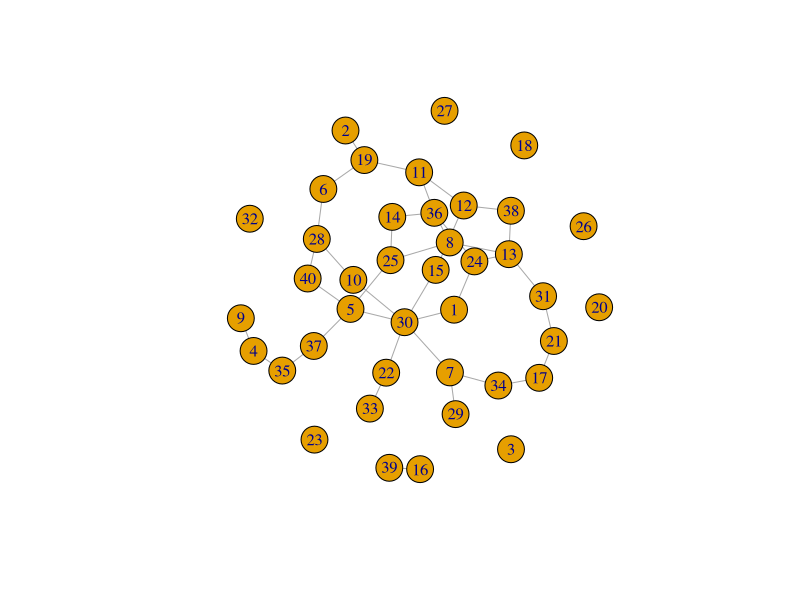
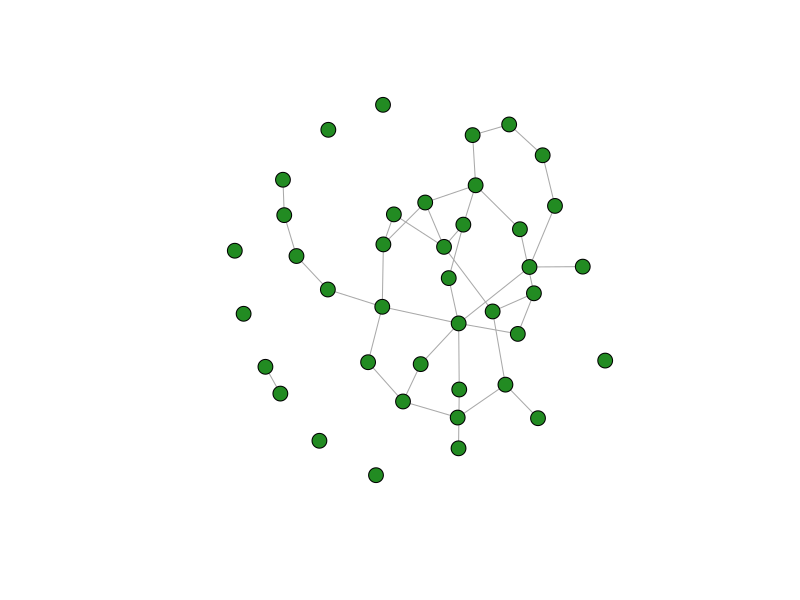
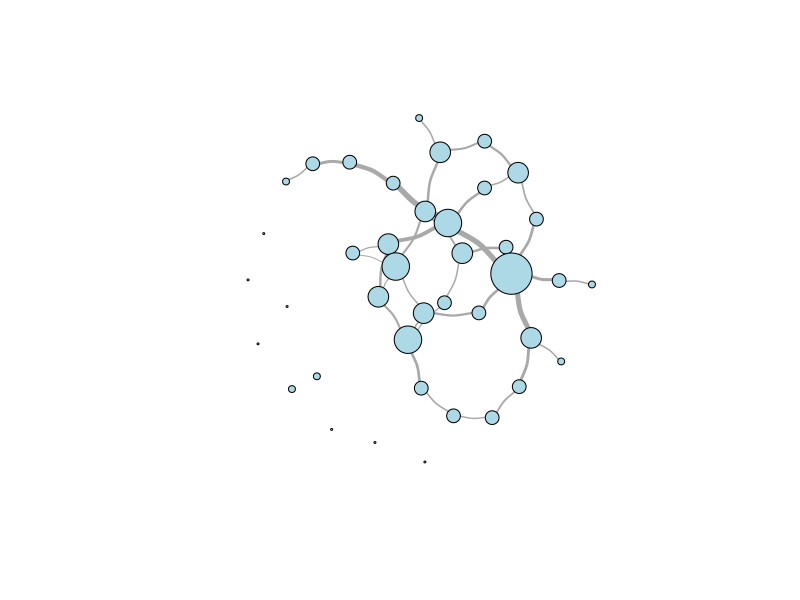
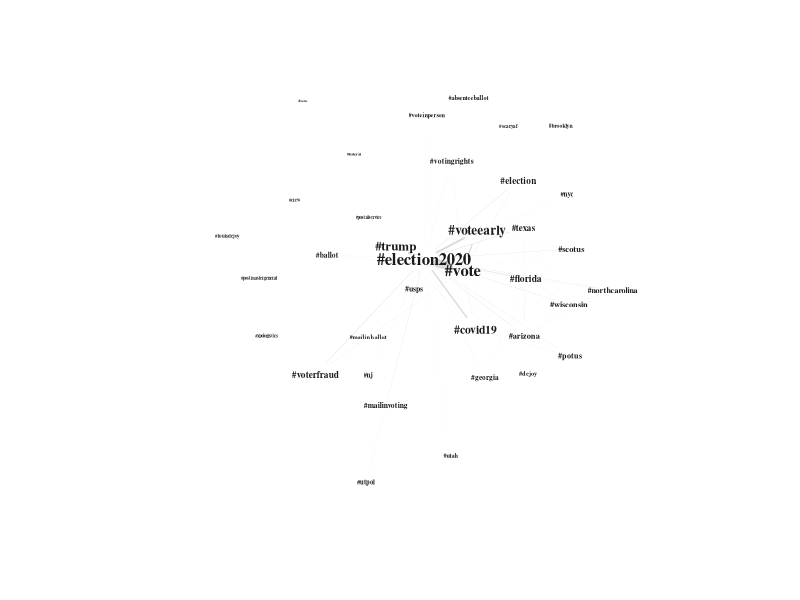

Write R code to recreate these figures, in order.
## ---- chunk 1
knitr::opts_chunk$set(echo = TRUE, warning = FALSE, error = FALSE)
## ---- chunk 2
library(readxl)
library(dplyr)
library(stringr)
library(tidyr)
library(igraph)
library(Matrix)

lab <- read_excel("../data/lab.xlsx") %>% 
  rename_all(~str_replace_all(., "\\s+", "")) # Remove whitespace from variable names
## ---- chunk 3
edges <- lab %>%
  select(V1 = Author, V2 = MentionedAuthors) %>%
  separate_rows(V2, sep = ", ") %>%                   # Possibly more than one edge per tweet
  mutate(V2 = str_replace_all(V2, "@", ""))           # Node IDs should be formatted the same in both columns

# Let's take a look!
head(edges)
## ---- chunk 4
weighted_edges <- edges %>% 
  count(V1, V2, name = "weight")
## ---- chunk 5
mention_graph <- graph_from_data_frame(weighted_edges, directed = TRUE) %>%
  delete_vertices("NA")  # igraph interprets missing values as a string
## ---- chunk 6
nodes <- lab %>%
  select(id = Author, verified = TwitterVerified, followers = TwitterFollowers, region = Region) %>%
  mutate(verified = as.logical(verified),
         region = as.factor(region))

# Also need to make sure that mentioned users are included, even though we do not have data for them
mentioned_nodes <- lab %>%
  select(id = MentionedAuthors) %>%
  mutate(id = str_replace_all(id, "@", "")) %>%
  separate_rows(id, sep = ", ")

nodes <- nodes %>% 
  bind_rows(mentioned_nodes) %>%
  distinct(id, .keep_all = T) %>%
  arrange(id) %>%
  .[-1,]          # Remove empty row created by isolates

# Before adding variables to the graph object, check and make sure that the lists line up
cbind(names(V(mention_graph)), nodes$id) %>% head()
vcount(mention_graph) == nrow(nodes)

# If the above checks out, set vertex attributes from the node list
mention_graph <- mention_graph %>%
  set_vertex_attr("verified", index = V(mention_graph), nodes$verified) %>%
  set_vertex_attr("followers", index = V(mention_graph), nodes$followers) %>%
  set_vertex_attr("region", index = V(mention_graph), nodes$region)
## ---- chunk 7
mention_matrix <- as_adjacency_matrix(mention_graph)
## ---- chunk 8
htags <- lapply(lab$Hashtags, str_split, pattern = ", ")
htags <- lapply(htags, unlist, recursive = F)

# Credit to Martin Stefan for the matrix generation code below 
# [https://tinyurl.com/7sd76m8p]

# First create a list of unique tags in the dataset to set the dimensions of the matrix
utags <- unique(unlist(htags))

htag_matrix <- matrix(0, length(utags), length(utags))
rownames(htag_matrix) <- utags
colnames(htag_matrix) <- utags

# Then, iterate through the list of tweets and add to the adjacency matrix
for(t in 1:length(htags)) {
  tags <- htags[[t]]
  
  if(length(tags) == 1) next()
  
  htag_matrix[tags, tags] <- htag_matrix[tags, tags] + 1
}

# Set the diagonal of the matrix to 0 (hashtags are not adjacent to themselves)
diag(htag_matrix) <- 0

# Create graph object
htag_graph <- graph_from_adjacency_matrix(htag_matrix, mode = "undirected", weighted = TRUE)

# Let's take a look!
htag_graph[1:10, 1:10]
## ---- chunk 9
htag_list <- as_adj_list(htag_graph)

# Let's take a look!
htag_list %>% head(3)
## ---- chunk 10
# Combine hashtag lists from multiple tweets by the same user
htag_uses <- lab %>%
  select(user = Author, htags = Hashtags) %>%
  group_by(user) %>% mutate(htags = paste(htags, collapse = ", "),
                            htags = str_split(htags, ", ")) %>%
  rowwise() %>% mutate(htags = list(unique(htags)),
                       htags = list(sort(htags))) %>%
  distinct()

# Convert the nested list to a matrix
htag_uses_matrix <- htag_uses %>%
  unnest(htags) %>%
  table() %>% unclass() %>% Matrix()

# Convert into a graph object
htag_uses_graph <- graph_from_incidence_matrix(htag_uses_matrix, mode = "out")

# Let's take a look!
E(htag_uses_graph) %>% head(20)
## ---- chunk 11
# Generate an Erdos-Renyi random graph with 40 nodes and a density of 0.05
# (By default; feel free to change the parameters below)
er_density <- 0.05
er_vcount <- 40
er_ecount <- (er_vcount * (er_vcount-1) / 2) * er_density
er_graph <- sample_gnm(n = er_vcount, m = er_ecount)

# Produce a plot with default settings
plot(er_graph)

# Adjust layout (using Fruchterman-Reingold algorithm and basic aesthetics)
plot(er_graph, 
     layout = layout_with_fr,
     vertex.label = NA,
     vertex.size = 8,
     vertex.color = "forestgreen")

# Set aesthetics based on graph attributes
V(er_graph)$size <- degree(er_graph)*4
E(er_graph)$width <- edge.betweenness(er_graph, directed = F) * 0.05

plot(er_graph, 
     layout = layout_with_fr,
     vertex.label = NA,
     vertex.color = "lightblue", 
     edge.curved = 0.2)
## ---- chunk 12
# This function returns a list of graphs by default
covid_ego_graph <- make_ego_graph(htag_graph, nodes = "#usps")[[1]]

# Scale labels to eigenvector centrality and edges to weight
V(covid_ego_graph)$label.cex <- eigen_centrality(covid_ego_graph)$vector^0.2
E(covid_ego_graph)$width <- E(covid_ego_graph)$weight*0.01

# Create a layout with custom parameters
l <- layout_with_lgl(covid_ego_graph, root = "#usps")
l <- norm_coords(l, ymin = -1, ymax = 1, xmin = -1, xmax = 1)


plot(covid_ego_graph, 
     layout = l,
     rescale = F,
     vertex.shape = "none",
     vertex.label.color = "gray10",
     vertex.label.font = 2,
     edge.color = "gray85")
